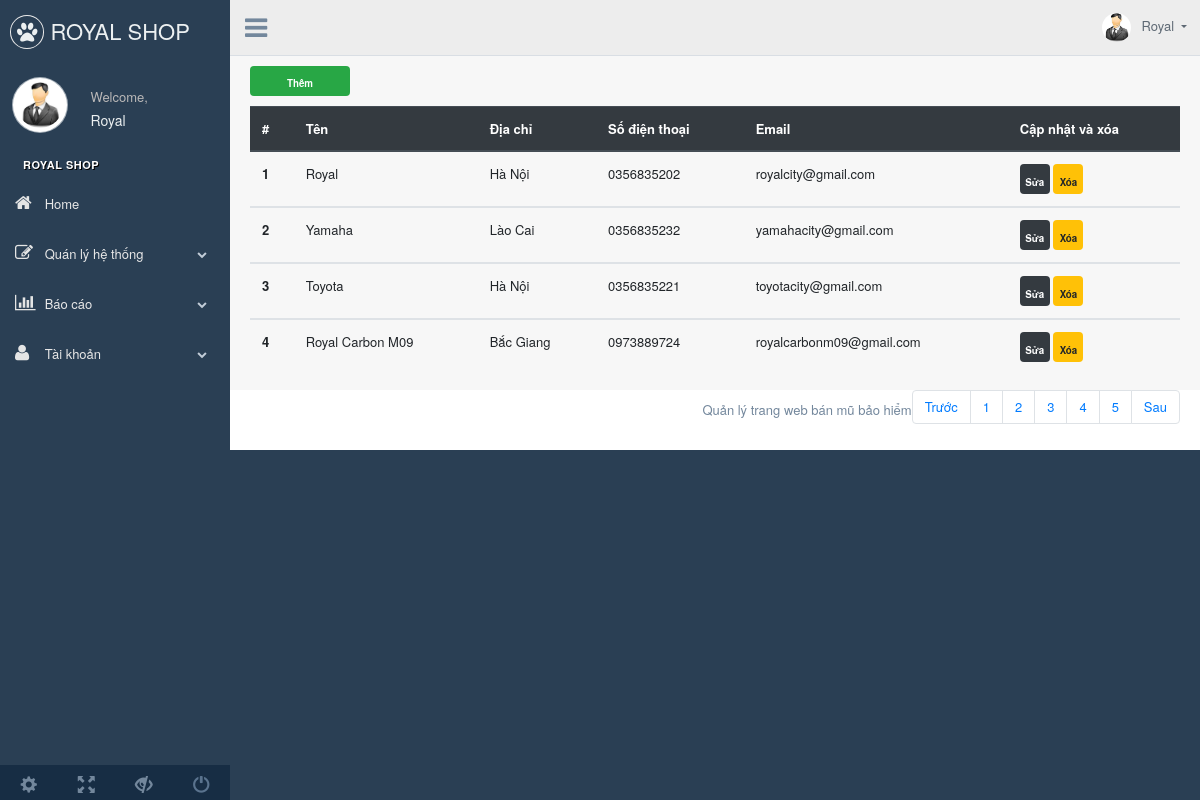
/admin/modules/suppliers/index.php, run on the app's committed database.
### tables this page shows
CREATE TABLE `suppliers` (
  `id` bigint(20) NOT NULL,
  `name` varchar(100) NOT NULL,
  `address` varchar(100) NOT NULL,
  `phone` varchar(10) NOT NULL,
  `email` varchar(100) NOT NULL
);

### admin/connect/query.php (called while the page is built, shortened)
<?php
    class Database{
        private $mysqli    = null;
        private $host      = 'localhost';
        private $name      = 'root';
        private $pass      = null;
        private $database  = 'shoproyal';
        public function __construct()
        {
            $this->mysqli = new mysqli($this->host,$this->name,$this->pass,$this->database);
            $this->mysqli->set_charset("utf-8");
        }
        public function getAll($table,$where){
            if ($where === null) {
                $sql = "SELECT * FROM $table ORDER BY id ASC";
            }else{
                $sql = "SELECT * FROM $table WHERE id='$where'";
            }
            return $this->mysqli->query($sql);
        }
    }

### admin/modules/suppliers/index.php (the view)
<?php
    require_once '../header/index.php';
?>
<div class="right_col" role="main">
    <div class="row">
        <div class="col-md-12 col-sm-12 ">
            <a href="../suppliers/insert.php"
                style="text-decoration:none; width: 100px; height:30px; margin-bottom:10px; line-height: 30px;"
                class="badge badge-success display-1">Thêm</a>
            <form action="#" method="post">
                <table class="table">
                    <thead class="thead-dark">
                        <tr>
                            <th scope="col">#</th>
                            <th scope="col">Tên</th>
                            <th scope="col">Địa chỉ</th>
                            <th scope="col">Số điện thoại</th>
                            <th scope="col">Email</th>
                            <th scope="col">Cập nhật và xóa</th>
                        </tr>
                    </thead>
                    <tbody>
                        <?php
                            require_once "../../connect/query.php";
                            $query = new Database();
                            $data = 'suppliers';
                            $result = $query->getAll($data,null);
                        ?>
                        <?php while($rows = mysqli_fetch_array($result)){?>
                        <tr>
                            <th scope="rows"><?php echo $rows['id'] ?></th>
                            <td><?php echo $rows['name'] ?></td>
                            <td><?php echo $rows['address'] ?></td>
                            <td><?php echo $rows['phone'] ?></td>
                            <td><?php echo $rows['email'] ?></td>
                            <td>
                                <a href="../suppliers/update.php?id=<?php echo $rows['id']?>"
                                    style="text-decoration:none; width: 30px; height:30px; line-height: 30px;"
                                    class="badge badge-dark display-1">Sửa</a>
                                <a href="../suppliers/process_delete.php?id=<?php echo $rows['id']?>"
                                    style="text-decoration:none; width: 30px; height:30px; line-height: 30px;"
                                    class="badge badge-warning display-1" onclick="return confirm('Bạn có chắc bạn muốn xóa mục này?');">Xóa</a>
                            </td>
                        </tr>
                    </tbody>
                    <?php } ?>
                </table>
            </form>
        </div>
    </div>
    <div class="pull-right">
        <ul class="pagination pull-right">
            <li class="page-item"><a class="page-link" href="#">Trước</a></li>
            <li class="page-item"><a class="page-link" href="#">1</a></li>
            <li class="page-item"><a class="page-link" href="#">2</a></li>
            <li class="page-item"><a class="page-link" href="#">3</a></li>
            <li class="page-item"><a class="page-link" href="#">4</a></li>
            <li class="page-item"><a class="page-link" href="#">5</a></li>
            <li class="page-item"><a class="page-link" href="#">Sau</a></li>
        </ul>
    </div>
</div>
<?php
require_once '../foooter/index.php';
?>

### data on the page
suppliers: id "1", name "Royal", address "Hà Nội", phone "0356835202", email "royalcity@gmail.com"
suppliers: id "2", name "Yamaha", address "Lào Cai", phone "0356835232", email "yamahacity@gmail.com"
suppliers: id "3", name "Toyota", address "Hà Nội", phone "0356835221", email "toyotacity@gmail.com"
suppliers: id "4", name "Royal Carbon M09", address "Bắc Giang", phone "0973889724", email "royalcarbonm09@gmail.com"
